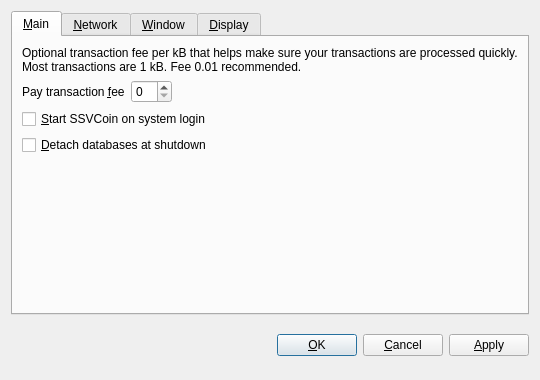
<?xml version="1.0" encoding="UTF-8"?>
<ui version="4.0">
 <class>OptionsDialog</class>
 <widget class="QDialog" name="OptionsDialog">
  <property name="geometry">
   <rect>
    <x>0</x>
    <y>0</y>
    <width>540</width>
    <height>380</height>
   </rect>
  </property>
  <property name="windowTitle">
   <string>Options</string>
  </property>
  <property name="modal">
   <bool>true</bool>
  </property>
  <layout class="QVBoxLayout" name="verticalLayout">
   <item>
    <widget class="QTabWidget" name="tabWidget">
     <property name="tabPosition">
      <enum>QTabWidget::North</enum>
     </property>
     <property name="currentIndex">
      <number>0</number>
     </property>
     <widget class="QWidget" name="tabMain">
      <attribute name="title">
       <string>&amp;Main</string>
      </attribute>
      <layout class="QVBoxLayout" name="verticalLayout_Main">
       <item>
        <widget class="QLabel" name="transactionFeeInfoLabel">
         <property name="text">
          <string>Optional transaction fee per kB that helps make sure your transactions are processed quickly. Most transactions are 1 kB. Fee 0.01 recommended.</string>
         </property>
         <property name="textFormat">
          <enum>Qt::PlainText</enum>
         </property>
         <property name="wordWrap">
          <bool>true</bool>
         </property>
        </widget>
       </item>
       <item>
        <layout class="QHBoxLayout" name="horizontalLayout_Main">
         <item>
          <widget class="QLabel" name="transactionFeeLabel">
           <property name="text">
            <string>Pay transaction &amp;fee</string>
           </property>
           <property name="textFormat">
            <enum>Qt::PlainText</enum>
           </property>
           <property name="buddy">
            <cstring>transactionFee</cstring>
           </property>
          </widget>
         </item>
         <item>
          <widget class="BitcoinAmountField" name="transactionFee"/>
         </item>
         <item>
          <spacer name="horizontalSpacer_Main">
           <property name="orientation">
            <enum>Qt::Horizontal</enum>
           </property>
           <property name="sizeHint" stdset="0">
            <size>
             <width>40</width>
             <height>20</height>
            </size>
           </property>
          </spacer>
         </item>
        </layout>
       </item>
       <item>
        <widget class="QCheckBox" name="bitcoinAtStartup">
         <property name="toolTip">
          <string>Automatically start SSVCoin after logging in to the system.</string>
         </property>
         <property name="text">
          <string>&amp;Start SSVCoin on system login</string>
         </property>
        </widget>
       </item>
       <item>
        <widget class="QCheckBox" name="detachDatabases">
         <property name="toolTip">
          <string>Detach block and address databases at shutdown. This means they can be moved to another data directory, but it slows down shutdown. The wallet is always detached.</string>
         </property>
         <property name="text">
          <string>&amp;Detach databases at shutdown</string>
         </property>
        </widget>
       </item>
       <item>
        <spacer name="verticalSpacer_Main">
         <property name="orientation">
          <enum>Qt::Vertical</enum>
         </property>
         <property name="sizeHint" stdset="0">
          <size>
           <width>20</width>
           <height>40</height>
          </size>
         </property>
        </spacer>
       </item>
      </layout>
     </widget>
     <widget class="QWidget" name="tabNetwork">
      <attribute name="title">
       <string>&amp;Network</string>
      </attribute>
      <layout class="QVBoxLayout" name="verticalLayout_Network">
       <item>
        <widget class="QCheckBox" name="mapPortUpnp">
         <property name="toolTip">
          <string>Automatically open the SSVCoin client port on the router. This only works when your router supports UPnP and it is enabled.</string>
         </property>
         <property name="text">
          <string>Map port using &amp;UPnP</string>
         </property>
        </widget>
       </item>
       <item>
        <widget class="QCheckBox" name="connectSocks">
         <property name="toolTip">
          <string>Connect to the SSVCoin network through a SOCKS proxy (e.g. when connecting through Tor).</string>
         </property>
         <property name="text">
          <string>&amp;Connect through SOCKS proxy:</string>
         </property>
        </widget>
       </item>
       <item>
        <layout class="QHBoxLayout" name="horizontalLayout_Network">
         <item>
          <widget class="QLabel" name="proxyIpLabel">
           <property name="text">
            <string>Proxy &amp;IP:</string>
           </property>
           <property name="textFormat">
            <enum>Qt::PlainText</enum>
           </property>
           <property name="buddy">
            <cstring>proxyIp</cstring>
           </property>
          </widget>
         </item>
         <item>
          <widget class="QValidatedLineEdit" name="proxyIp">
           <property name="maximumSize">
            <size>
             <width>140</width>
             <height>16777215</height>
            </size>
           </property>
           <property name="toolTip">
            <string>IP address of the proxy (e.g. 127.0.0.1)</string>
           </property>
          </widget>
         </item>
         <item>
          <widget class="QLabel" name="proxyPortLabel">
           <property name="text">
            <string>&amp;Port:</string>
           </property>
           <property name="textFormat">
            <enum>Qt::PlainText</enum>
           </property>
           <property name="buddy">
            <cstring>proxyPort</cstring>
           </property>
          </widget>
         </item>
         <item>
          <widget class="QLineEdit" name="proxyPort">
           <property name="maximumSize">
            <size>
             <width>55</width>
             <height>16777215</height>
            </size>
           </property>
           <property name="toolTip">
            <string>Port of the proxy (e.g. 9050)</string>
           </property>
          </widget>
         </item>
         <item>
          <widget class="QLabel" name="socksVersionLabel">
           <property name="text">
            <string>SOCKS &amp;Version:</string>
           </property>
           <property name="textFormat">
            <enum>Qt::PlainText</enum>
           </property>
           <property name="buddy">
            <cstring>socksVersion</cstring>
           </property>
          </widget>
         </item>
         <item>
          <widget class="QValueComboBox" name="socksVersion">
           <property name="toolTip">
            <string>SOCKS version of the proxy (e.g. 5)</string>
           </property>
          </widget>
         </item>
         <item>
          <spacer name="horizontalSpacer_Network">
           <property name="orientation">
            <enum>Qt::Horizontal</enum>
           </property>
           <property name="sizeHint" stdset="0">
            <size>
             <width>40</width>
             <height>20</height>
            </size>
           </property>
          </spacer>
         </item>
        </layout>
       </item>
       <item>
        <spacer name="verticalSpacer_Network">
         <property name="orientation">
          <enum>Qt::Vertical</enum>
         </property>
         <property name="sizeHint" stdset="0">
          <size>
           <width>20</width>
           <height>40</height>
          </size>
         </property>
        </spacer>
       </item>
      </layout>
     </widget>
     <widget class="QWidget" name="tabWindow">
      <attribute name="title">
       <string>&amp;Window</string>
      </attribute>
      <layout class="QVBoxLayout" name="verticalLayout_Window">
       <item>
        <widget class="QCheckBox" name="minimizeToTray">
         <property name="toolTip">
          <string>Show only a tray icon after minimizing the window.</string>
         </property>
         <property name="text">
          <string>&amp;Minimize to the tray instead of the taskbar</string>
         </property>
        </widget>
       </item>
       <item>
        <widget class="QCheckBox" name="minimizeOnClose">
         <property name="toolTip">
          <string>Minimize instead of exit the application when the window is closed. When this option is enabled, the application will be closed only after selecting Quit in the menu.</string>
         </property>
         <property name="text">
          <string>M&amp;inimize on close</string>
         </property>
        </widget>
       </item>
       <item>
        <spacer name="verticalSpacer_Window">
         <property name="orientation">
          <enum>Qt::Vertical</enum>
         </property>
         <property name="sizeHint" stdset="0">
          <size>
           <width>20</width>
           <height>40</height>
          </size>
         </property>
        </spacer>
       </item>
      </layout>
     </widget>
     <widget class="QWidget" name="tabDisplay">
      <attribute name="title">
       <string>&amp;Display</string>
      </attribute>
      <layout class="QVBoxLayout" name="verticalLayout_Display">
       <item>
        <layout class="QHBoxLayout" name="horizontalLayout_1_Display">
         <item>
          <widget class="QLabel" name="langLabel">
           <property name="text">
            <string>User Interface &amp;language:</string>
           </property>
           <property name="textFormat">
            <enum>Qt::PlainText</enum>
           </property>
           <property name="buddy">
            <cstring>lang</cstring>
           </property>
          </widget>
         </item>
         <item>
          <widget class="QValueComboBox" name="lang">
           <property name="toolTip">
            <string>The user interface language can be set here. This setting will take effect after restarting SSVCoin.</string>
           </property>
          </widget>
         </item>
        </layout>
       </item>
       <item>
        <layout class="QHBoxLayout" name="horizontalLayout_2_Display">
         <item>
          <widget class="QLabel" name="unitLabel">
           <property name="text">
            <string>&amp;Unit to show amounts in:</string>
           </property>
           <property name="textFormat">
            <enum>Qt::PlainText</enum>
           </property>
           <property name="buddy">
            <cstring>unit</cstring>
           </property>
          </widget>
         </item>
         <item>
          <widget class="QValueComboBox" name="unit">
           <property name="toolTip">
            <string>Choose the default subdivision unit to show in the interface and when sending coins.</string>
           </property>
          </widget>
         </item>
        </layout>
       </item>
       <item>
        <widget class="QCheckBox" name="displayAddresses">
         <property name="toolTip">
          <string>Whether to show SSVCoin addresses in the transaction list or not.</string>
         </property>
         <property name="text">
          <string>&amp;Display addresses in transaction list</string>
         </property>
        </widget>
       </item>
       <item>
        <widget class="QCheckBox" name="coinControlFeatures">
         <property name="toolTip">
          <string>Whether to show coin control features or not.</string>
         </property>
         <property name="text">
          <string>Display coin &amp;control features (experts only!)</string>
         </property>
        </widget>
       </item>
       <item>
        <spacer name="verticalSpacer_Display">
         <property name="orientation">
          <enum>Qt::Vertical</enum>
         </property>
         <property name="sizeHint" stdset="0">
          <size>
           <width>20</width>
           <height>40</height>
          </size>
         </property>
        </spacer>
       </item>
      </layout>
     </widget>
    </widget>
   </item>
   <item>
    <layout class="QHBoxLayout" name="horizontalLayout_Buttons">
     <item>
      <spacer name="horizontalSpacer_1">
       <property name="orientation">
        <enum>Qt::Horizontal</enum>
       </property>
       <property name="sizeHint" stdset="0">
        <size>
         <width>40</width>
         <height>48</height>
        </size>
       </property>
      </spacer>
     </item>
     <item>
      <widget class="QLabel" name="statusLabel">
       <property name="font">
        <font>
         <weight>75</weight>
         <bold>true</bold>
        </font>
       </property>
       <property name="text">
        <string/>
       </property>
       <property name="textFormat">
        <enum>Qt::PlainText</enum>
       </property>
       <property name="wordWrap">
        <bool>true</bool>
       </property>
      </widget>
     </item>
     <item>
      <spacer name="horizontalSpacer_2">
       <property name="orientation">
        <enum>Qt::Horizontal</enum>
       </property>
       <property name="sizeHint" stdset="0">
        <size>
         <width>40</width>
         <height>48</height>
        </size>
       </property>
      </spacer>
     </item>
     <item>
      <widget class="QPushButton" name="okButton">
       <property name="text">
        <string>&amp;OK</string>
       </property>
      </widget>
     </item>
     <item>
      <widget class="QPushButton" name="cancelButton">
       <property name="text">
        <string>&amp;Cancel</string>
       </property>
       <property name="autoDefault">
        <bool>false</bool>
       </property>
      </widget>
     </item>
     <item>
      <widget class="QPushButton" name="applyButton">
       <property name="text">
        <string>&amp;Apply</string>
       </property>
       <property name="autoDefault">
        <bool>false</bool>
       </property>
      </widget>
     </item>
    </layout>
   </item>
  </layout>
 </widget>
 <customwidgets>
  <customwidget>
   <class>BitcoinAmountField</class>
   <extends>QSpinBox</extends>
   <header>bitcoinamountfield.h</header>
  </customwidget>
  <customwidget>
   <class>QValueComboBox</class>
   <extends>QComboBox</extends>
   <header>qvaluecombobox.h</header>
  </customwidget>
  <customwidget>
   <class>QValidatedLineEdit</class>
   <extends>QLineEdit</extends>
   <header>qvalidatedlineedit.h</header>
  </customwidget>
 </customwidgets>
 <resources/>
 <connections/>
</ui>
